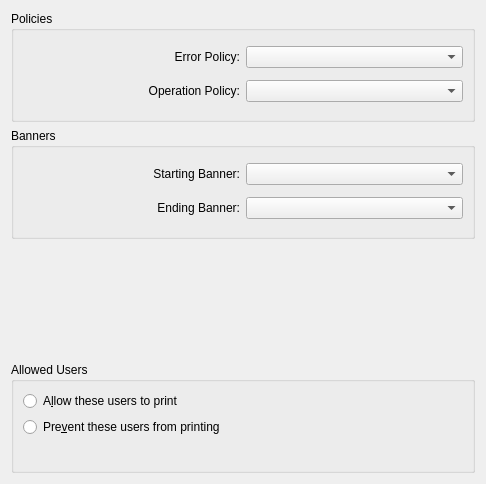
<?xml version="1.0" encoding="UTF-8"?>
<ui version="4.0">
 <class>PrinterBehavior</class>
 <widget class="QWidget" name="PrinterBehavior">
  <property name="geometry">
   <rect>
    <x>0</x>
    <y>0</y>
    <width>486</width>
    <height>484</height>
   </rect>
  </property>
  <layout class="QGridLayout" name="gridLayout">
   <item row="4" column="0">
    <widget class="QGroupBox" name="BanneryGB">
     <property name="flat">
      <bool>true</bool>
     </property>
     <property name="title">
      <string>Banners</string>
     </property>
     <layout class="QGridLayout" name="gridLayout_5">
      <item row="0" column="0">
       <widget class="QLabel" name="label_6">
        <property name="text">
         <string>Starting Banner:</string>
        </property>
        <property name="alignment">
         <set>Qt::AlignRight|Qt::AlignTrailing|Qt::AlignVCenter</set>
        </property>
        <property name="buddy">
         <cstring>startingBannerCB</cstring>
        </property>
       </widget>
      </item>
      <item row="0" column="1">
       <widget class="QComboBox" name="startingBannerCB">
        <property name="AttributeName" stdset="0">
         <string notr="true">job-sheets-default</string>
        </property>
       </widget>
      </item>
      <item row="1" column="0">
       <widget class="QLabel" name="label_7">
        <property name="text">
         <string>Ending Banner:</string>
        </property>
        <property name="alignment">
         <set>Qt::AlignRight|Qt::AlignTrailing|Qt::AlignVCenter</set>
        </property>
        <property name="buddy">
         <cstring>endingBannerCB</cstring>
        </property>
       </widget>
      </item>
      <item row="1" column="1">
       <widget class="QComboBox" name="endingBannerCB">
        <property name="AttributeName" stdset="0">
         <string notr="true">job-sheets-default</string>
        </property>
       </widget>
      </item>
     </layout>
    </widget>
   </item>
   <item row="5" column="0">
    <widget class="KSeparator" name="kseparator"/>
   </item>
   <item row="1" column="0">
    <widget class="QGroupBox" name="PoliciesGB">
     <property name="flat">
      <bool>true</bool>
     </property>
     <property name="sizePolicy">
      <sizepolicy hsizetype="Preferred" vsizetype="Preferred">
       <horstretch>0</horstretch>
       <verstretch>0</verstretch>
      </sizepolicy>
     </property>
     <property name="title">
      <string>Policies</string>
     </property>
     <layout class="QGridLayout" name="gridLayout_3">
      <item row="2" column="0">
       <widget class="QLabel" name="label_4">
        <property name="text">
         <string>Operation Policy:</string>
        </property>
        <property name="alignment">
         <set>Qt::AlignRight|Qt::AlignTrailing|Qt::AlignVCenter</set>
        </property>
        <property name="buddy">
         <cstring>operationPolicyCB</cstring>
        </property>
       </widget>
      </item>
      <item row="0" column="0">
       <widget class="QLabel" name="label_3">
        <property name="text">
         <string>Error Policy:</string>
        </property>
        <property name="alignment">
         <set>Qt::AlignRight|Qt::AlignTrailing|Qt::AlignVCenter</set>
        </property>
        <property name="buddy">
         <cstring>errorPolicyCB</cstring>
        </property>
       </widget>
      </item>
      <item row="0" column="1">
       <widget class="QComboBox" name="errorPolicyCB">
        <property name="AttributeName" stdset="0">
         <string notr="true">printer-error-policy</string>
        </property>
       </widget>
      </item>
      <item row="2" column="1">
       <widget class="QComboBox" name="operationPolicyCB">
        <property name="AttributeName" stdset="0">
         <string notr="true">printer-op-policy</string>
        </property>
       </widget>
      </item>
     </layout>
    </widget>
   </item>
   <item row="7" column="0">
    <widget class="QGroupBox" name="AllowGB">
     <property name="flat">
      <bool>true</bool>
     </property>
     <property name="title">
      <string>Allowed Users</string>
     </property>
     <layout class="QGridLayout" name="gridLayout_6">
      <item row="1" column="0">
       <widget class="QRadioButton" name="preventRB">
        <property name="text">
         <string>Pre&amp;vent these users from printing </string>
        </property>
       </widget>
      </item>
      <item row="0" column="0">
       <widget class="QRadioButton" name="allowRB">
        <property name="text">
         <string>A&amp;llow these users to print</string>
        </property>
       </widget>
      </item>
      <item row="2" column="0">
       <widget class="KEditListWidget" name="usersELB">
        <property name="buttons">
         <set>KEditListWidget::Add|KEditListWidget::Remove</set>
        </property>
       </widget>
      </item>
     </layout>
    </widget>
   </item>
  </layout>
 </widget>
 <customwidgets>
  <customwidget>
   <class>KEditListWidget</class>
   <extends>QWidget</extends>
   <header>keditlistwidget.h</header>
  </customwidget>
  <customwidget>
   <class>KSeparator</class>
   <extends>QFrame</extends>
   <header>kseparator.h</header>
  </customwidget>
 </customwidgets>
 <tabstops>
  <tabstop>errorPolicyCB</tabstop>
  <tabstop>operationPolicyCB</tabstop>
  <tabstop>startingBannerCB</tabstop>
  <tabstop>endingBannerCB</tabstop>
  <tabstop>allowRB</tabstop>
  <tabstop>preventRB</tabstop>
 </tabstops>
 <resources/>
 <connections/>
</ui>
